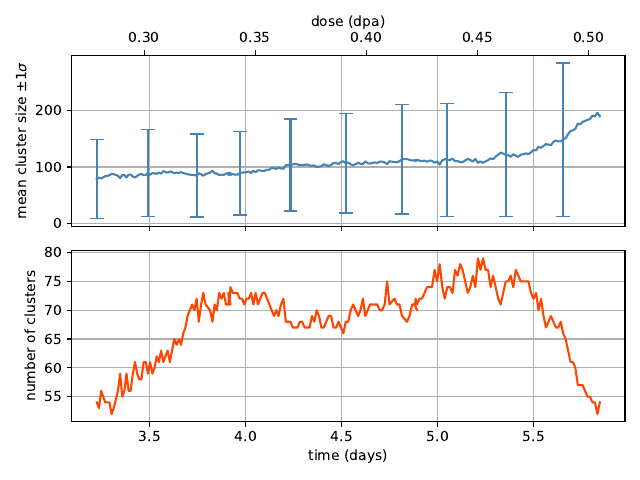

Generate this figure with Python:
import re
import warnings

import ovito
import numpy as np
import matplotlib.pyplot as plt
import matplotlib as mpl
from scipy.stats import linregress


# input stream of files, can be a single file or a pattern defining a sequence of files
INPUT_STREAM = "example/conf_*.txt"

# rmsd cutoff for the polyhedral template matching, same as in OVITO GUI
RMSD_CUTOFF = 0.15

# structures enabled for polyhedral template matching, same as in OVITO GUI
STRUCTURES_ENABLED = {
    "FCC": False,
    "HCP": False,
    "BCC": True,
    "ICO": False,
    "SC": False,
    "CUBIC_DIAMOND": False,
    "HEX_DIAMOND": False,
    "GRAPHENE": False
}

# expression to select atoms to delete after polyhedral template matching, same as OVITO GUI
EXPRESSION = "StructureType == 0"

# header pattern grabbing time and dose
HEADER_PATTERN = re.compile(r"t=\s*([\d.]+).*dose\s*:\s*([\d.]+)")

# cluster analysis parameters
CLUSTER_CUTOFF = 10.0
MIN_PRECIPITATE_SIZE = 10

# plot settings
NUM_ERROR_BARS = 10
OUTPUT_PLOT_FILE = "clusters.pdf"


def main():

    # load in files from input stream
    pipeline = ovito.io.import_file(INPUT_STREAM)

    # perform polyhedral template matching detecting patterns we specified above
    structure_modifier = ovito.modifiers.PolyhedralTemplateMatchingModifier(rmsd_cutoff=RMSD_CUTOFF)
    for structure_type, enabled in STRUCTURES_ENABLED.items():
        attr = getattr(ovito.modifiers.PolyhedralTemplateMatchingModifier.Type, structure_type)
        structure_modifier.structures[attr].enabled = enabled
    pipeline.modifiers.append(structure_modifier)

    # delete atoms matching expression defined above
    pipeline.modifiers.append(ovito.modifiers.ExpressionSelectionModifier(expression=EXPRESSION))
    pipeline.modifiers.append(ovito.modifiers.DeleteSelectedModifier())

    # perform cluster analysis
    pipeline.modifiers.append(ovito.modifiers.ClusterAnalysisModifier(cutoff=CLUSTER_CUTOFF, sort_by_size=True, compute_com=True))

    # initialize array of times
    num_frames = pipeline.source.num_frames
    times = np.zeros(num_frames)

    # initialize time series arrays
    doses = np.zeros_like(times)
    mean_cluster_sizes = np.zeros_like(times)
    std_cluster_sizes = np.zeros_like(times)
    num_clusters = np.zeros_like(times)

    # loop through frames in pipeline
    for frame in range(num_frames):

        # try to get data from frame
        # if OVITO throws a RuntimeError there was some issue with the file's formatting
        # set to NaN to easily get rid of values at those frames later
        try:
            data = pipeline.compute(frame)
        except RuntimeError as e:

            warnings.warn(f"Error raised for frame {frame} in source file {data.attributes['SourceFile']} with message:\n{e}\nSetting values to nan")

            mean_cluster_sizes[frame] = np.nan
            std_cluster_sizes[frame] = np.nan
            num_clusters[frame] = np.nan
            times[frame] = np.nan
            doses[frame] = np.nan

            continue

        # grab the cluster table and only consider clusters above a certain size
        cluster_table = data.tables["clusters"]
        sizes = cluster_table["Cluster Size"][...]
        sizes = sizes[sizes >= MIN_PRECIPITATE_SIZE]

        # populate time series from size table
        mean_cluster_sizes[frame] = np.mean(sizes)
        std_cluster_sizes[frame] = np.std(sizes)
        num_clusters[frame] = len(sizes)
        
        # get time and dose from file
        with open(data.attributes["SourceFile"], "r") as source_file:
            for line in source_file:
                if not (match := HEADER_PATTERN.search(line)):
                    continue
                t, dose = match.groups()
                t, dose = float(t), float(dose)
                times[frame] = t
                doses[frame] = dose
                break

        print(f"{(frame + 1) / num_frames:.2%} complete", end="\r")

    # initialize figure
    fig, axs = plt.subplots(nrows=2, ncols=1, sharex=True)

    # convert seconds to days
    times *= 1.157e-5

    # plot non-nan values for time series
    axs[0].errorbar(
        times[~np.isnan(times)],
        mean_cluster_sizes[~np.isnan(mean_cluster_sizes)],
        yerr=std_cluster_sizes[~np.isnan(std_cluster_sizes)],
        color="steelblue",
        zorder=6,
        capsize=5,
        errorevery=num_frames // NUM_ERROR_BARS
    )
    axs[0].set_ylabel(r"mean cluster size $\pm 1\sigma$")
    axs[0].grid()

    axs[1].plot(times[~np.isnan(times)], num_clusters[~np.isnan(num_clusters)], zorder=6, color="orangered")
    axs[1].set_xlabel("time (days)")
    axs[1].set_ylabel("number of clusters")
    axs[1].grid()

    time_dose_regression = linregress(times[~np.isnan(times)], doses[~np.isnan(doses)])
    top_ax = axs[0].secondary_xaxis("top", functions=(
        lambda t: time_dose_regression.intercept + time_dose_regression.slope * t,
        lambda dose: (dose - time_dose_regression.intercept) / time_dose_regression.slope
    ))
    top_ax.set_xlabel("dose (dpa)")

    fig.tight_layout()
    fig.savefig(OUTPUT_PLOT_FILE)


if __name__ == "__main__":

    mpl.use("Agg")
    main()
